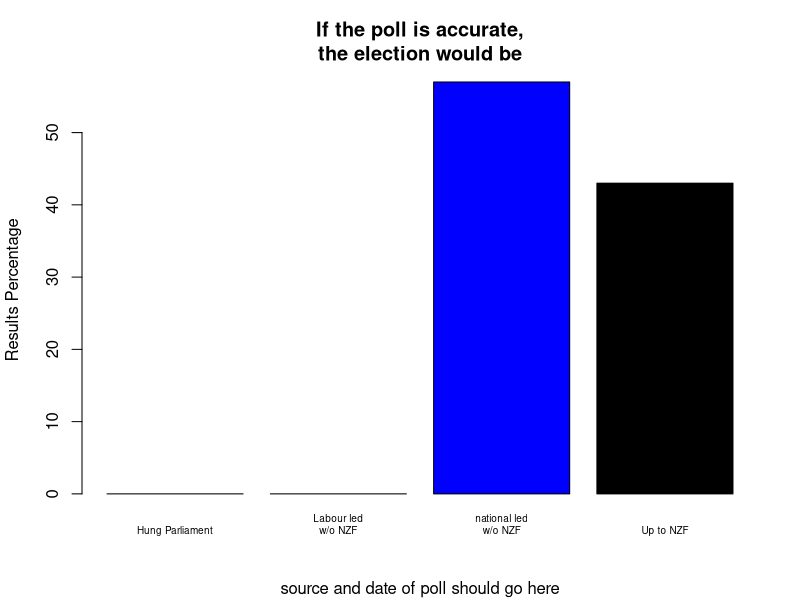

Write the R code that produced this figure.
#oneVoteTwoVoteRedVoteBlueVote.R
#a very, very rough MMP election simulator
#prior to being added to Github with and MIT licence, this had contributions from 
# David Hood
# Jonathan Marshall

#will need rdirichlet so making sure the gtools library is in place
if (!(require(gtools))) {
    install.packages("gtools")
    require(gtools)
}

# useful things to do:
# 1. Simulate electorates given some assumptions
 
party <- c("Nat", "Lab", "Green", "NZF", "Cons", "Maori", "ACT", "United", "Mana", "Other")
side <- c("n", "l", "l", "w", "n", "n", "n", "n", "l", "o")
 
# likely electorates
electorates <- c(42, 22, 0, 0, 0, 3, 1, 1, 1, 0);

# a poll result - should use the same number of parties as above
colmar_brunton_party_vote <- c(.47, .31, .11, .07, .023, 0.007, 0.003, 0.001, 0.000, 0.004)
colmar_brunton_num_polled <- 767
poll_source_description <- "source and date of poll should go here"

#
# election_from_poll(poll, num_polled, turnout = 2000000)
#
# simulates an election given a single poll.
#
# poll        the proportions for each party.
# num_polled  the number of respondents on the polls (excluding "don't know")
# turnout     the total number of votes to simulate in the election, defaults to 2000000.
#
election_from_poll <- function(poll, num_polled, turnout = 2000000) {

  # if P is the true proportions, then the poll is multinomial(num_polled, P)
  # if we assume a Dirichlet(alpha) prior, the posterior is also dirichlet
  # due to conjugacy, with paramater alpha + votes_in_poll.

  votes_in_poll <- round(poll * num_polled) # the best we can do as we don't know the weighting
  prior <- rep(1, length(votes_in_poll))    # equivalent to adding a vote for each party

  prop <- rdirichlet(1, votes_in_poll + prior)
  return(round(turnout * prop))
}

#
# allocate_seats(votes, electorates)
#
# Allocates seats in an MMP parliament using the Sainte Laguë
# system as employed in New Zealand.
#
# votes        the number of votes in the election per-party.
# electorates  the number of electorates won per-party.
#
allocate_seats <- function(votes, electorates) {
  total_seats <- 120

  # exclude parties that don't make the threshold
  exclude <- votes / sum(votes) < 0.05 & !electorates
  votes[exclude] <- 0;

  # figure out total number of votes via Sainte Laguë
  divisors <- seq(1, by=2, length.out=total_seats)

  r <- rep(1:length(votes), length(divisors))
  d <- expand.grid(votes, divisors)
  o <- order(-round(d[,1] / d[,2]))

  seats <- rep(0, length(votes))
  t <- tabulate(r[o[1:total_seats]])
  seats[1:length(t)] <- t
  return(pmax(seats, electorates))
}

#
# decide_winner(seats)
#
# Decides the winner of an election, given the seat allocation.
#
# seats  the allocation of seats in parliament
#
decide_winner <- function(seats) {
  # now decide party allegiance, assuming NZF is king-maker
  nseats <- sum(seats[side == "n"])
  lseats <- sum(seats[side == "l"])
  wseats <- sum(seats[side == "w"])
 
  if (nseats > (lseats + wseats))  {
    victory <- "national_led"
  } else if (lseats > (nseats + wseats))  {
    victory <- "labour_led"
  }  else if ((lseats == nseats) & (wseats == 0)){
    victory <- "hung"
  } else { victory <- "nzf_decides"}
  return(victory)
}

many_elections <- 1000
outcomes <- rep("", many_elections)
for (i in 1:many_elections)
{
  votes <- election_from_poll(colmar_brunton_party_vote, colmar_brunton_num_polled)
  seats <- allocate_seats(votes, electorates)
  outcomes[i] <- decide_winner(seats)
}
print("Results for many elections")
print(prop.table(table(outcomes)))

#This is a fairly round about way of getting outcomes to produce a standard graph

showAGraph <- function(chances, details) {
  merge_id <- c("hung", "labour_led", "national_led", "nzf_decides")
  axis_text <- c("Hung Parliament", "Labour led\nw/o NZF", "national led\nw/o NZF", "Up to NZF")
  colourscheme <- c("#FF00FFFF","#FF0000FF","#0000FFFF","#000000FF")
  all_outcomes <- data.frame(merge_id,axis_text, colourscheme)
  poll_outcomes <- data.frame(chances)
  graphdata <- merge(all_outcomes, poll_outcomes, by.x="merge_id", by.y="outcomes", all.x=TRUE)
  print(str(graphdata))
  graphdata$Freq <- graphdata$Freq * 100
  graphdata$Freq[is.na(graphdata$Freq)] <- 0
  barplot(graphdata$Freq, names.arg=graphdata$axis_text, main="If the poll is accurate,\nthe election would be", cex.names=0.6, col= as.character(graphdata$colourscheme), ylab="Results Percentage", sub=details)
}

makePAsizedGraph <- function(chances, details) {
  png(filename = paste("election_estimate_", Sys.time(),".png",sep=""), width = 420, height = 315)
  showAGraph(chances, details)
  dev.off()
}

showAGraph(prop.table(table(outcomes)),poll_source_description)
#makePAsizedGraph(prop.table(table(outcomes)),poll_source_description)
#uncomment the above line to have it save convenient PA sized graphs in the current working directory.
